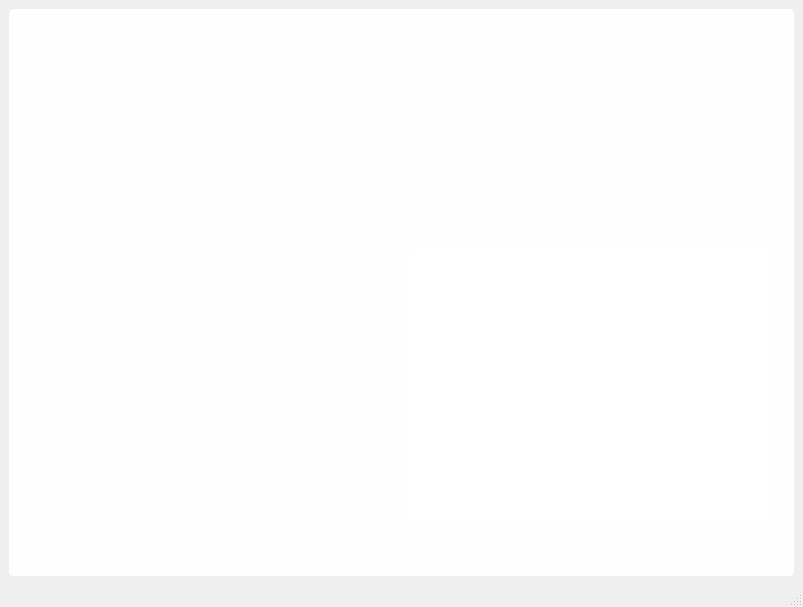
<?xml version="1.0" encoding="UTF-8"?>
<ui version="4.0">
 <class>MainWindow</class>
 <widget class="QMainWindow" name="MainWindow">
  <property name="geometry">
   <rect>
    <x>0</x>
    <y>0</y>
    <width>803</width>
    <height>607</height>
   </rect>
  </property>
  <property name="windowTitle">
   <string>伟大的窗口</string>
  </property>
  <widget class="QWidget" name="centralwidget">
   <layout class="QHBoxLayout" name="horizontalLayout">
    <item>
     <widget class="QFrame" name="Main_QF">
      <property name="cursor">
       <cursorShape>ArrowCursor</cursorShape>
      </property>
      <property name="styleSheet">
       <string notr="true">QFrame#Main_QF{
	background-color: rgb(255, 255, 255, 240);
	border: 2px solid rgb(255, 255, 255);
	border-radius: 5px
}</string>
      </property>
      <property name="frameShape">
       <enum>QFrame::Shape::NoFrame</enum>
      </property>
      <widget class="QWidget" name="widget" native="true">
       <property name="geometry">
        <rect>
         <x>400</x>
         <y>240</y>
         <width>361</width>
         <height>271</height>
        </rect>
       </property>
       <property name="autoFillBackground">
        <bool>false</bool>
       </property>
       <property name="styleSheet">
        <string notr="true">background-color: rgb(255, 255, 255);</string>
       </property>
      </widget>
     </widget>
    </item>
   </layout>
  </widget>
  <widget class="QStatusBar" name="statusbar"/>
  <widget class="QMenuBar" name="menubar">
   <property name="geometry">
    <rect>
     <x>0</x>
     <y>0</y>
     <width>803</width>
     <height>33</height>
    </rect>
   </property>
  </widget>
 </widget>
 <resources/>
 <connections/>
</ui>
